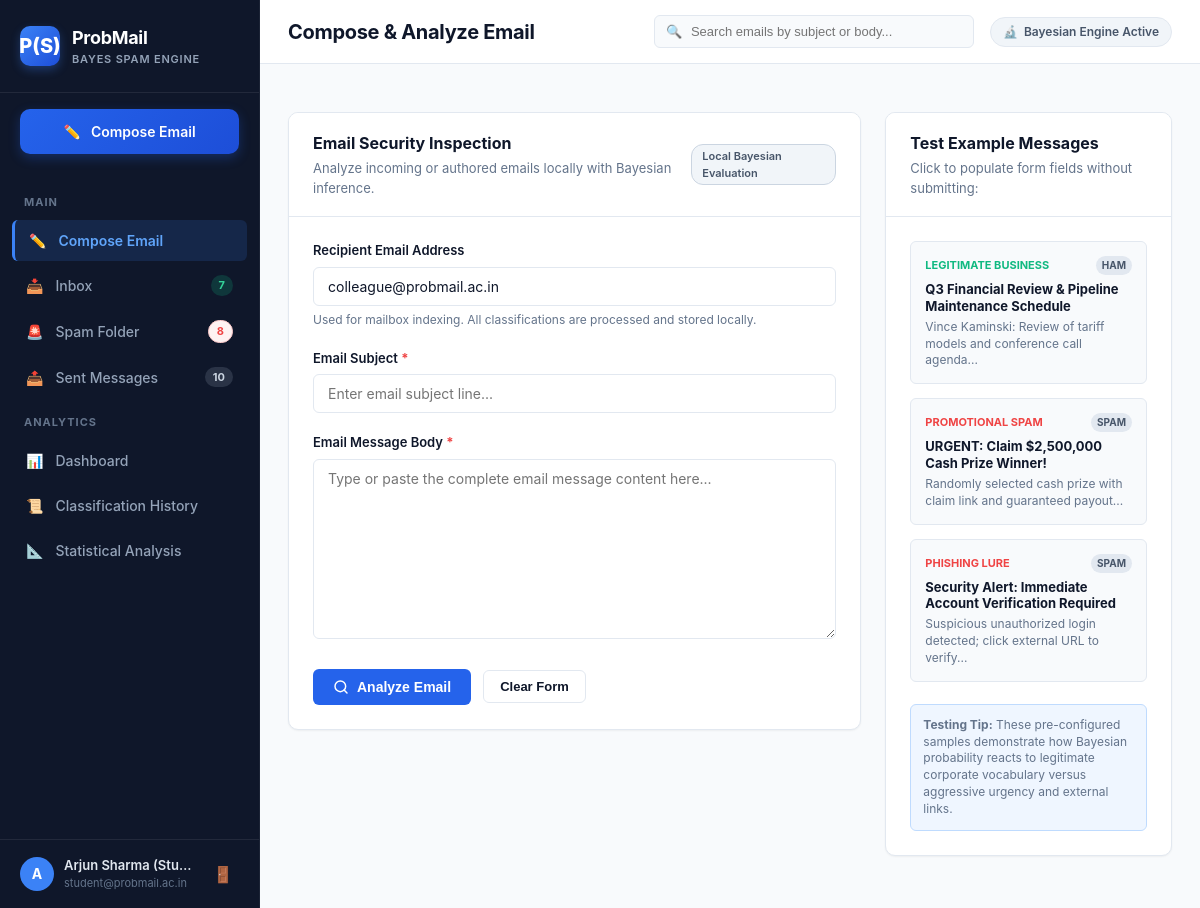
Screenshot of /compose (signed in) with the database file from the repository.
### tables this page shows
CREATE TABLE users (
        id INTEGER PRIMARY KEY AUTOINCREMENT,
        name TEXT NOT NULL,
        email TEXT UNIQUE NOT NULL,
        password TEXT NOT NULL,
        created_at TIMESTAMP DEFAULT CURRENT_TIMESTAMP
    );

### app.py (the view, shortened to what this page needs)
@app.route("/compose", methods=["GET", "POST"])
@login_required
def compose_email():
    sender_id = session["user_id"]
    sender_email = session["user_email"]
    users = UserModel.get_all_users()
    return render_template("compose.html", active_page="compose", users=users)

### app.py (called while the page is built, shortened)
def verify_auth_token(token):
    if not token:
        return None
    try:
        data = AUTH_SERIALIZER.loads(token)
        return data.get("user_id")
    except Exception:
        return None

@app.before_request
def check_token_auth():
    token = request.args.get("token") or request.cookies.get("probmail_token") or request.headers.get("X-Auth-Token")
    if token:
        uid = verify_auth_token(token)
        if uid:
            user = UserModel.get_by_id(uid)
            if user:
                session["user_id"] = user["id"]
                session["user_name"] = user["name"]
                session["user_email"] = user["email"]
                session["auth_token"] = token
                session.permanent = True

def login_required(f):
    @wraps(f)
    def decorated_function(*args, **kwargs):
        return f(*args, **kwargs)
    return decorated_function

@app.context_processor
def inject_global_data():
    if "user_id" in session:
        user_id = session["user_id"]
        counts = EmailModel.get_folder_counts(user_id)
        token = session.get("auth_token") or generate_auth_token(user_id)
        return {
            "folder_counts": counts,
            "current_user_id": user_id,
            "current_user_name": session.get("user_name", "Student"),
            "current_user_email": session.get("user_email", ""),
            "auth_token": token
        }
    return {"folder_counts": None, "auth_token": ""}

### database.py (called while the page is built)
def get_db():
    conn = sqlite3.connect(DB_PATH)
    conn.row_factory = sqlite3.Row
    conn.execute("PRAGMA foreign_keys = ON")
    return conn

### models.py (called while the page is built)
    @staticmethod
    def get_by_id(user_id):
        conn = get_db()
        cursor = conn.cursor()
        cursor.execute("SELECT id, name, email, created_at FROM users WHERE id = ?", (user_id,))
        row = cursor.fetchone()
        conn.close()
        return dict(row) if row else None

    @staticmethod
    def get_all_users():
        conn = get_db()
        cursor = conn.cursor()
        cursor.execute("SELECT id, name, email FROM users ORDER BY name ASC")
        rows = cursor.fetchall()
        conn.close()
        return [dict(r) for r in rows]

### templates/compose.html (shortened to what this page needs)
{% extends "base.html" %}
{% block page_title %}Compose & Analyze Email{% endblock %}
{% block content %}
<div class="compose-layout">
    <div class="compose-main">
        <div class="card">
            <div class="card-header">
                <div>
                    <h2 class="card-title">Email Security Inspection</h2>
                    <p class="card-subtitle">Analyze incoming or authored emails locally with Bayesian inference.</p>
                </div>
                <span class="badge-status-neutral">Local Bayesian Evaluation</span>
            </div>
            <div class="card-body">
                <form id="composeForm" action="{{ url_for('compose_email') }}" method="POST">
                    <div class="form-group">
                        <label class="form-label" for="receiver_email">Recipient Email Address</label>
                        <input type="email" id="receiver_email" name="receiver_email" class="form-input"
                               placeholder="e.g. colleague@enron.org or client@company.com"
                               value="{{ submitted_receiver or 'colleague@probmail.ac.in' }}">
                        <span class="form-hint">Used for mailbox indexing. All classifications are processed and stored locally.</span>
                    </div>
                    <div class="form-group">
                        <label class="form-label" for="subject">Email Subject <span class="required-indicator">*</span></label>
                        <input type="text" id="subject" name="subject" class="form-input" required
                               placeholder="Enter email subject line..."
                               value="{{ submitted_subject or '' }}">
                    </div>
                    <div class="form-group">
                        <label class="form-label" for="body">Email Message Body <span class="required-indicator">*</span></label>
                        <textarea id="body" name="body" class="form-textarea" rows="8" required
                                  placeholder="Type or paste the complete email message content here...">{{ submitted_body or '' }}</textarea>
                    </div>
                    <div class="form-actions">
                        <button type="submit" id="analyzeBtn" class="btn-primary">
                            <svg class="btn-icon" width="16" height="16" viewBox="0 0 24 24" fill="none" stroke="currentColor" stroke-width="2.2" stroke-linecap="round" stroke-linejoin="round">
                                <circle cx="11" cy="11" r="8"/>
                                <line x1="21" y1="21" x2="16.65" y2="16.65"/>
                            </svg>
                            <span id="analyzeBtnText">Analyze Email</span>
                        </button>
                        <button type="button" id="clearBtn" class="btn-secondary">Clear Form</button>
                    </div>
                </form>
            </div>
        </div>
    </div>
    <div class="compose-sidebar">
        <div class="card">
            <div class="card-header">
                <div>
                    <h3 class="card-title">Test Example Messages</h3>
                    <p class="card-subtitle">Click to populate form fields without submitting:</p>
                </div>
            </div>
            <div class="card-body example-list">
                <div class="example-card" onclick="loadExample('ham')">
                    <div class="example-header">
                        <span class="example-tag tag-ham">Legitimate Business</span>
                        <span class="example-badge">HAM</span>
                    </div>
                    <div class="example-subject">Q3 Financial Review & Pipeline Maintenance Schedule</div>
                    <div class="example-preview">Vince Kaminski: Review of tariff models and conference call agenda...</div>
                </div>
                <div class="example-card" onclick="loadExample('spam_lottery')">
                    <div class="example-header">
                        <span class="example-tag tag-spam">Promotional Spam</span>
                        <span class="example-badge">SPAM</span>
                    </div>
                    <div class="example-subject">URGENT: Claim $2,500,000 Cash Prize Winner!</div>
                    <div class="example-preview">Randomly selected cash prize with claim link and guaranteed payout...</div>
                </div>
                <div class="example-card" onclick="loadExample('spam_phish')">
                    <div class="example-header">
                        <span class="example-tag tag-spam">Phishing Lure</span>
                        <span class="example-badge">SPAM</span>
                    </div>
                    <div class="example-subject">Security Alert: Immediate Account Verification Required</div>
                    <div class="example-preview">Suspicious unauthorized login detected; click external URL to verify...</div>
                </div>
                <div class="example-note">
                    <strong>Testing Tip:</strong> These pre-configured samples demonstrate how Bayesian probability reacts to legitimate corporate vocabulary versus aggressive urgency and external links.
                </div>
            </div>
        </div>
    </div>
</div>
{% endblock %}

### templates/base.html (shortened to what this page needs)
<!DOCTYPE html>
<html lang="en">
<head>
    <link rel="stylesheet" href="{{ url_for('static', filename='css/style.css') }}">
</head>
<body>
    <div class="app-container">
        <aside class="sidebar">
            <div class="sidebar-header">
                <div class="logo-container">
                    <div class="logo-badge">P(S)</div>
                    <div>
                        <div class="logo-title">ProbMail</div>
                        <div class="logo-subtitle">Bayes Spam Engine</div>
                    </div>
                </div>
            </div>
            <div class="compose-cta">
                <a href="{{ url_for('compose_email') }}" class="btn-compose">
                    <span>✏️</span> Compose Email
                </a>
            </div>
            <nav class="sidebar-nav">
                <div class="nav-section-title">Main</div>
                <a href="{{ url_for('compose_email') }}" class="nav-item {% if active_page == 'compose' %}active{% endif %}">
                    <div class="nav-item-left">
                        <span>✏️</span> <span>Compose Email</span>
                    </div>
                </a>
                <a href="{{ url_for('inbox') }}" class="nav-item {% if active_page == 'inbox' %}active{% endif %}">
                    <div class="nav-item-left">
                        <span>📥</span> <span>Inbox</span>
                    </div>
                    {% if folder_counts and folder_counts.inbox_total > 0 %}
                    <span id="sidebarBadgeInbox" class="nav-badge badge-inbox">{{ folder_counts.inbox_total }}</span>
                    {% else %}
                    <span id="sidebarBadgeInbox" class="nav-badge badge-inbox" style="display: none;">0</span>
                    {% endif %}
                </a>
                <a href="{{ url_for('spam_folder') }}" class="nav-item {% if active_page == 'spam' %}active{% endif %}">
                    <div class="nav-item-left">
                        <span>🚨</span> <span>Spam Folder</span>
                    </div>
                    {% if folder_counts and folder_counts.spam_total > 0 %}
                    <span id="sidebarBadgeSpam" class="nav-badge badge-spam">{{ folder_counts.spam_total }}</span>
                    {% else %}
                    <span id="sidebarBadgeSpam" class="nav-badge badge-spam" style="display: none;">0</span>
                    {% endif %}
                </a>
                <a href="{{ url_for('sent_folder') }}" class="nav-item {% if active_page == 'sent' %}active{% endif %}">
                    <div class="nav-item-left">
                        <span>📤</span> <span>Sent Messages</span>
                    </div>
                    {% if folder_counts and folder_counts.sent_total > 0 %}
                    <span id="sidebarBadgeSent" class="nav-badge" style="background: rgba(148, 163, 184, 0.2); color: #cbd5e1;">{{ folder_counts.sent_total }}</span>
                    {% else %}
                    <span id="sidebarBadgeSent" class="nav-badge" style="background: rgba(148, 163, 184, 0.2); color: #cbd5e1; display: none;">0</span>
                    {% endif %}
                </a>
                <div class="nav-section-title">Analytics</div>
                <a href="{{ url_for('dashboard') }}" class="nav-item {% if active_page == 'dashboard' %}active{% endif %}">
                    <div class="nav-item-left">
                        <span>📊</span> <span>Dashboard</span>
                    </div>
                </a>
                <a href="{{ url_for('classification_history') }}" class="nav-item {% if active_page == 'history' %}active{% endif %}">
                    <div class="nav-item-left">
                        <span>📜</span> <span>Classification History</span>
                    </div>
                </a>
                <a href="{{ url_for('statistics_page') }}" class="nav-item {% if active_page == 'statistics' %}active{% endif %}">
                    <div class="nav-item-left">
                        <span>📐</span> <span>Statistical Analysis</span>
                    </div>
                </a>
            </nav>
            <div class="sidebar-footer">
                <div class="user-profile-brief">
                    <div class="user-avatar">{{ (session.get('user_name', 'U'))[0] | upper }}</div>
                    <div>
                        <div class="user-name-small">{{ session.get('user_name', 'User') }}</div>
                        <div class="user-email-small">{{ session.get('user_email', '') }}</div>
                    </div>
                </div>
                <a href="{{ url_for('logout') }}" class="btn-logout" title="Logout">🚪</a>
            </div>
        </aside>
        <main class="main-content">
            <header class="top-navbar">
                <div class="top-navbar-left">
                    <h1 class="page-title">{% block page_title %}Dashboard{% endblock %}</h1>
                </div>
                <div class="top-navbar-right">
                    <div class="search-box-container">
                        <span class="search-icon">🔍</span>
                        <input type="text" id="liveSearchInput" class="search-input" placeholder="Search emails by subject or body..." value="{{ search_query or '' }}">
                    </div>
                    <div class="academic-badge">
                        <span>🔬</span> Bayesian Engine Active
                    </div>
                </div>
            </header>
            <div class="content-body">
                {% block content %}{% endblock %}
            </div>
        </main>
    </div>
</body>
</html>

### rows the page displays
users: name "A", get "Arjun Sharma (Stu…", get "student@probmail.ac.in"

### other values shown
{{ folder_counts.inbox_total }} "7"
{{ folder_counts.spam_total }} "8"
{{ folder_counts.sent_total }} "10"
